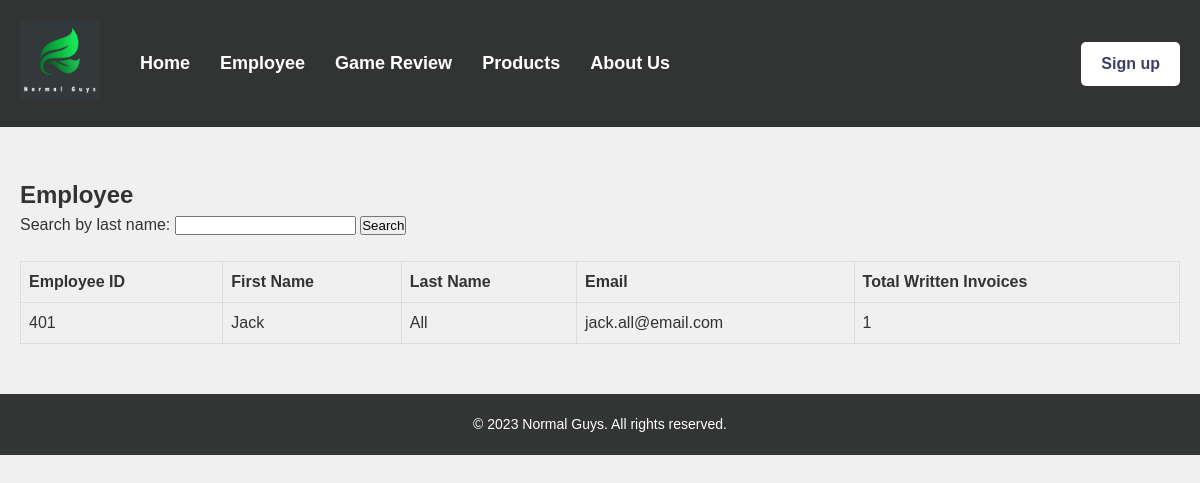
/employee.php?last_name=All, run on the app's committed database.
### tables this page shows
CREATE TABLE `Employee` (
  `EmpId` int(11) NOT NULL,
  `EFname` varchar(100) NOT NULL,
  `ELname` varchar(100) NOT NULL,
  `Email` varchar(200) NOT NULL
);

### employee.php (the view, shortened to what this page needs)
<!DOCTYPE html>
<html lang="en">
    <head>
        <link rel="stylesheet" href="https://maxcdn.bootstrapcdn.com/font-awesome/4.4.0/css/font-awesome.min.css">
        <link rel="stylesheet" href="css/employee.css">
    </head>
    <body>
        <header>
            <nav>
                <div class="logo">
                    <a href="about.html"><img src="img/logo.png" alt="Normal Guys"></a>
                </div>
                <div class="nav-links">
                    <ul>
                        <li><a href="index.php">Home</a></li>
                        <li><a href="employee.php">Employee</a></li>
                        <li><a href="review.php">Game Review</a></li>
                        <li><a href="product.php">Products</a></li>
                        <li><a href="about.html">About Us</a></li>
                    </ul>
                </div>
                <div class="nav-buttons" id="nav-buttons">
                    <a href="singup.html" class="sign-up" id="button">Sign up</a>
                </div>
            </nav>
        </header>
        <main>
            <h2>Employee</h2>
            <form method="GET" action="employee.php">
                <label for="last_name">Search by last name:</label>
                <input type="text" name="last_name" id="last_name">
                <input type="submit" value="Search">
            </form>
            <?php
            if ($_SERVER["REQUEST_METHOD"] == "GET" && isset($_GET['last_name'])) {
                $connection = mysqli_connect(DBHOST, DBUSER, DBPASS, DBNAME);
            ?>
            <p>&nbsp;</p>
            <table class="table table-hover">
                <thead>
                    <tr class="table-success">
                        <th scope="col">Employee ID</th>
                        <th scope="col">First Name</th>
                        <th scope="col">Last Name</th>
                        <th scope="col">Email</th>
                        <th scope="col">Total Written Invoices</th>
                    </tr>
                </thead>
                <?php
                $sql = "SELECT E.EmpId, E.ELname, E.EFname, E.Email, COUNT(*) AS TotalInvoices
                        FROM Employee E LEFT JOIN Invoices I ON E.EmpId = I.EId
                        WHERE ELname = '{$_GET['last_name']}'
                        GROUP BY E.EmpId, E.ELname, E.EFname, E.Email;";
                if ($result = mysqli_query($connection, $sql)) {
                    while ($row = mysqli_fetch_assoc($result)) {
                ?>
                <tr>
                    <td><?php echo $row['EmpId'] ?></td>
                    <td><?php echo $row['EFname'] ?></td>
                    <td><?php echo $row['ELname'] ?></td>
                    <td><?php echo $row['Email'] ?></td>
                    <td><?php echo $row['TotalInvoices'] ?></td>
                </tr>
                <?php
                    }
                }
            }
                ?>
            </table>
        </main>
        <footer>
            <p>&copy; 2023 Normal Guys. All rights reserved.</p>
        </footer>
    </body>
</html>

### css/employee.css (style rules this page uses)
* { box-sizing: border-box; margin: 0; padding: 0; }
body { font-family: Arial, sans-serif; font-size: 16px; line-height: 1.5; color: #333; background-color: #f0f0f0; }
a { color: #333; text-decoration: none; }
header { background-color: #323433; }
nav { display: flex; align-items: center; justify-content: space-between; padding: 20px; }
.logo { margin-right: 40px; }
.logo img { max-height: 80px; }
.nav-links { margin-right: auto; }
.nav-links ul { display: flex; list-style: none; }
.nav-links li { margin-right: 30px; }
.nav-links a { font-size: 18px; font-weight: bold; color: #fff; transition: color 0.2s ease-in-out; }
.nav-buttons a { display: inline-block; padding: 10px 20px; margin-left: 20px; background-color: #fff; color: #3f3e68; border-radius: 5px; font-weight: bold; transition: background-color 0.2s ease-in-out; }
main { max-width: 1200px; margin: 0 auto; padding: 50px 20px; }
table { font-family: arial, sans-serif; border-collapse: collapse; width: 100%; }
td, th { border: 1px solid #dddddd; text-align: left; padding: 8px; }
footer { background-color: #323533; color: #fff; text-align: center; padding: 20px; font-size: 15px; }
footer p { font-size: 14px; }

### data on the page
employee: EmpId "401", EFname "Jack", ELname "All", Email "jack.all@email.com", TotalInvoices "1"
